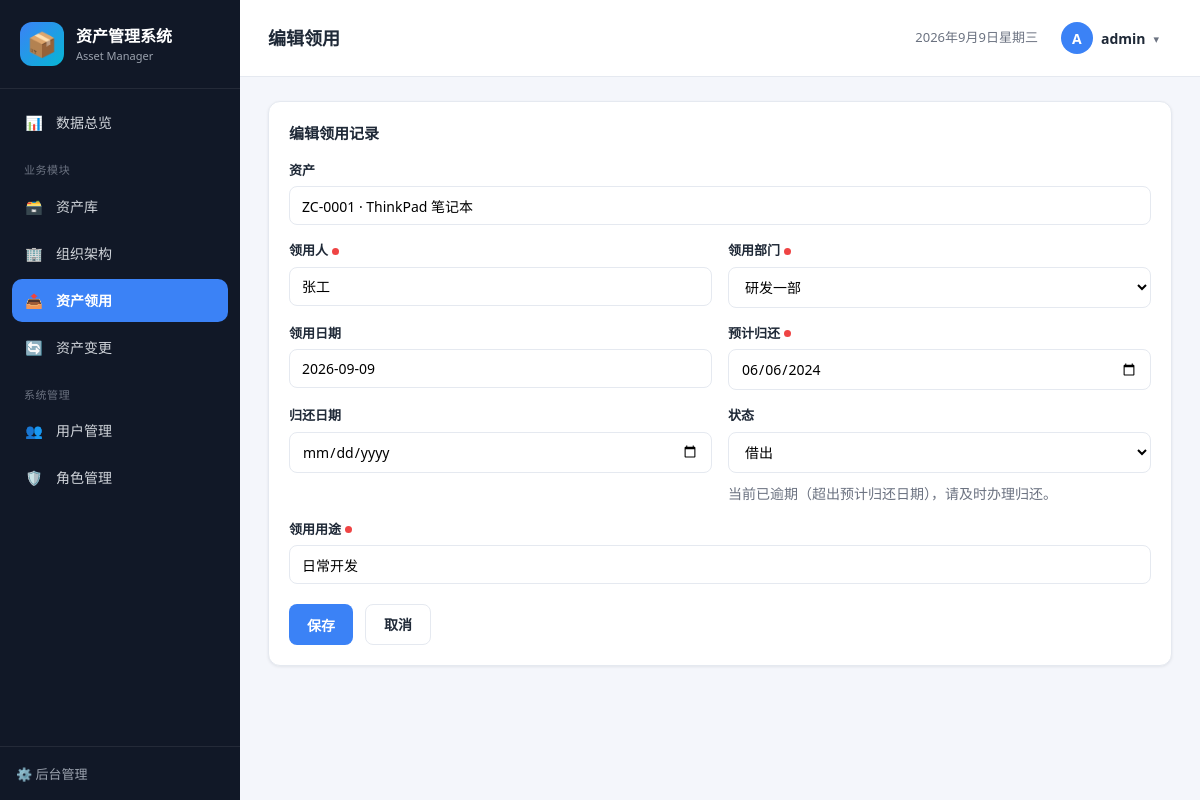
The page /requisition/1/edit/ (signed in) on the database its author committed.
### assets/models.py (models this page shows, shortened)
class Requisition(models.Model):
    STATUS_CHOICES = [
        ('借出', '借出'),
        ('已归还', '已归还'),
    ]
    asset = models.ForeignKey(
        Asset,
        verbose_name='资产',
        on_delete=models.CASCADE,
        related_name='requisitions',
    )
    user = models.CharField('领用人', max_length=50)
    department = models.ForeignKey(
        Department,
        verbose_name='领用部门',
        on_delete=models.SET_NULL,
        null=True,
        blank=True,
        related_name='requisitions',
    )
    purpose = models.CharField('领用用途', max_length=200, blank=True)
    borrow_date = models.DateField('领用日期', auto_now_add=True)
    due_date = models.DateField('预计归还', null=True, blank=True)
    return_date = models.DateField('归还日期', null=True, blank=True)
    status = models.CharField('状态', max_length=20, choices=STATUS_CHOICES, default='借出')
    class Meta:
        verbose_name = '资产领用'
        verbose_name_plural = '资产领用'
        ordering = ['-borrow_date']
    @property
    def is_overdue(self):
        from django.utils import timezone
        return bool(
            self.status == '借出'
            and self.due_date
            and self.due_date < timezone.localdate()
        )
    @property
    def display_status(self):
        return '逾期' if self.is_overdue else self.status

class Asset(models.Model):
    CATEGORY_CHOICES = [
        ('电脑', '电脑设备'),
        ('办公家具', '办公家具'),
        ('网络设备', '网络设备'),
        ('软件', '软件/系统'),
        ('办公电器', '办公电器'),
        ('其他', '其他'),
    ]
    STATUS_CHOICES = [
        ('在用', '在用'),
        ('库存', '库存'),
        ('借出', '借出'),
        ('维修', '维修'),
        ('报废', '报废'),
    ]
    asset_id = models.CharField('资产编号', max_length=30, unique=True)
    name = models.CharField('资产名称', max_length=120)
    category = models.CharField('资产类别', max_length=30, choices=CATEGORY_CHOICES, default='其他')
    specification = models.CharField('规格', max_length=200, blank=True)
    configuration = models.CharField('配置', max_length=500, blank=True)
    responsible = models.CharField('责任人', max_length=50, blank=True)
    serial = models.CharField('序列号', max_length=120, blank=True)
    department = models.ForeignKey(
        Department,
        verbose_name='所属部门',
        on_delete=models.SET_NULL,
        null=True,
        blank=True,
        related_name='assets',
    )
    user = models.CharField('实际使用人', max_length=50, blank=True)
    status = models.CharField('使用状态', max_length=20, choices=STATUS_CHOICES, default='库存')
    price = models.DecimalField('资产价值(元)', max_digits=12, decimal_places=2, default=0)
    purchase_date = models.DateField('购置日期', null=True, blank=True)
    location = models.CharField('存放位置', max_length=120, blank=True)
    created_at = models.DateTimeField('创建时间', auto_now_add=True)
    class Meta:
        verbose_name = '资产'
        verbose_name_plural = '资产'
        ordering = ['asset_id']

class Department(models.Model):
    name = models.CharField('部门名称', max_length=100, unique=True)
    manager = models.CharField('负责人', max_length=50, blank=True)
    description = models.CharField('部门描述', max_length=200, blank=True)
    parent = models.ForeignKey(
        'self',
        verbose_name='上级部门',
        on_delete=models.SET_NULL,
        null=True,
        blank=True,
        related_name='children',
    )
    created_at = models.DateTimeField('创建时间', auto_now_add=True)
    class Meta:
        verbose_name = '部门'
        verbose_name_plural = '部门'
        ordering = ['id']

### assets/views.py (the view, shortened to what this page needs)
# urls.py: path('requisition/<int:pk>/edit/', views.requisition_edit, name='requisition_edit'),
@perm_required('manage_requisition')
def requisition_edit(request, pk):
    record = get_object_or_404(Requisition, pk=pk)
    context = {
        'record': record,
        'departments': Department.objects.all(),
        'page_title': '编辑领用',
        'active': 'requisition',
    }
    return render(request, 'requisition_form.html', context)

### assets/context_processors.py (called while the page is built)
def messages_json(request):
    msgs = [
        {'level': m.level_tag, 'message': str(m)}
        for m in get_messages(request)
    ]
    return {'messages_json': json.dumps(msgs, ensure_ascii=False)}

### assets/permissions.py (called while the page is built)
def user_has_perm(user, perm):
    if not user or not user.is_authenticated:
        return False
    if user.is_superuser:
        return True
    profile = getattr(user, 'profile', None)
    role = profile.role if profile else None
    if not role:
        return False
    return bool(getattr(role, perm, False))

def perm_required(perm_code):
    def decorator(view_func):
        @wraps(view_func)
        @login_required
        def _wrapped(request, *args, **kwargs):
            if not user_has_perm(request.user, perm_code):
                messages.error(request, '当前账号无访问该页面的权限。')
                return redirect(reverse('dashboard'))
            return view_func(request, *args, **kwargs)
        return _wrapped
    return decorator

### assets/templatetags/app_filters.py (called while the page is built)
@register.filter
def split(value, sep=','):
    if value is None:
        return []
    return str(value).split(sep)

### templates/requisition_form.html (shortened to what this page needs)
{% extends 'base.html' %}
{% load app_filters %}
{% block content %}
<div class="card">
    <div class="card-title">编辑领用记录</div>
    <form method="post">
        <div class="form-grid">
            <div class="form-field full">
                <label>资产</label>
                <input type="text" value="{{ record.asset.asset_id }} · {{ record.asset.name }}" readonly>
            </div>
            <div class="form-field">
                <label class="req">领用人</label>
                <input type="text" name="user" required value="{{ record.user }}">
            </div>
            <div class="form-field">
                <label class="req">领用部门</label>
                <select name="department" required>
                    {% for d in departments %}
                        <option value="{{ d.id }}" {% if record.department_id == d.id %}selected{% endif %}>{{ d.name }}</option>
                    {% endfor %}
                </select>
            </div>
            <div class="form-field">
                <label>领用日期</label>
                <input type="text" value="{{ record.borrow_date|date:'Y-m-d' }}" readonly>
            </div>
            <div class="form-field">
                <label class="req">预计归还</label>
                <input type="date" name="due_date" required value="{{ record.due_date|date:'Y-m-d'|default:'' }}">
            </div>
            <div class="form-field">
                <label>归还日期</label>
                <input type="date" name="return_date" value="{{ record.return_date|date:'Y-m-d'|default:'' }}">
            </div>
            <div class="form-field">
                <label>状态</label>
                <select name="status">
                    {% for s in '借出,已归还'|split:',' %}
                        <option value="{{ s }}" {% if record.status == s %}selected{% endif %}>{{ s }}</option>
                    {% endfor %}
                </select>
                {% if record.display_status == '逾期' %}
                <div class="muted" style="margin-top:4px">当前已逾期（超出预计归还日期），请及时办理归还。</div>
                {% endif %}
            </div>
            <div class="form-field full">
                <label class="req">领用用途</label>
                <input type="text" name="purpose" required value="{{ record.purpose|default:'' }}">
            </div>
        </div>
        <div class="form-actions">
            <button type="submit" class="btn">保存</button>
            <a href="{% url 'requisition' %}" class="btn btn-outline">取消</a>
        </div>
    </form>
</div>
{% endblock %}

### templates/base.html (shortened to what this page needs)
{% load static %}
{% load app_filters %}
<!DOCTYPE html>
<html lang="zh-cn">
<head>
    <link rel="stylesheet" href="{% static 'css/style.css' %}">
</head>
<body>
<div class="layout">
    <aside class="sidebar">
        <div class="brand">
            <div class="brand-icon">📦</div>
            <div class="brand-text">
                <div class="brand-name">资产管理系统</div>
                <div class="brand-sub">Asset Manager</div>
            </div>
        </div>
        <nav class="nav">
            {% if user.is_authenticated %}
            <a class="nav-item {% if active == 'dashboard' %}active{% endif %}" href="{% url 'dashboard' %}">
                <span class="nav-icon">📊</span>数据总览
            </a>
            <div class="nav-group">业务模块</div>
            {% if user.is_superuser or user|has_perm:'view_assets' %}
            <a class="nav-item {% if active == 'library' %}active{% endif %}" href="{% url 'library' %}">
                <span class="nav-icon">🗃️</span>资产库
            </a>
            {% endif %}
            {% if user.is_superuser or user|has_perm:'view_org' %}
            <a class="nav-item {% if active == 'org' %}active{% endif %}" href="{% url 'org' %}">
                <span class="nav-icon">🏢</span>组织架构
            </a>
            {% endif %}
            {% if user.is_superuser or user|has_perm:'view_requisition' %}
            <a class="nav-item {% if active == 'requisition' %}active{% endif %}" href="{% url 'requisition' %}">
                <span class="nav-icon">📤</span>资产领用
            </a>
            {% endif %}
            {% if user.is_superuser or user|has_perm:'view_change' %}
            <a class="nav-item {% if active == 'change' %}active{% endif %}" href="{% url 'change' %}">
                <span class="nav-icon">🔄</span>资产变更
            </a>
            {% endif %}
            {% if user.is_superuser or user|has_perm:'manage_users' %}
            <div class="nav-group">系统管理</div>
            <a class="nav-item {% if active == 'users' %}active{% endif %}" href="{% url 'user_list' %}">
                <span class="nav-icon">👥</span>用户管理
            </a>
            <a class="nav-item {% if active == 'roles' %}active{% endif %}" href="{% url 'role_list' %}">
                <span class="nav-icon">🛡️</span>角色管理
            </a>
            {% endif %}
            {% endif %}
        </nav>
        <div class="sidebar-footer">
            <a href="/admin/" target="_blank">⚙️ 后台管理</a>
        </div>
    </aside>
    <main class="main">
        <header class="topbar">
            <div class="page-title">{{ page_title }}</div>
            <div class="topbar-right">
                <span class="date-badge" id="today"></span>
                <div class="user-menu">
                    <div class="user-dropdown">
                        <button type="button" class="user-trigger" id="user-trigger">
                            <span class="user-avatar">{{ user.username|slice:':1'|upper }}</span>
                            <span class="user-name">{{ user.username }}</span>
                            <span class="dd-caret">▾</span>
                        </button>
                    </div>
                </div>
            </div>
        </header>
        <div class="content">
            {% block content %}{% endblock %}
        </div>
    </main>
</div>
</body>
</html>

### static/css/style.css (style rules this page uses)
:root { --primary: #3b82f6; --primary-dark: #2563eb; --bg: #f4f6fb; --sidebar-bg: #111827; --sidebar-w: 240px; --card: #ffffff; --border: #e5e9f0; --text: #1f2937; --muted: #6b7280; --green: #10b981; --amber: #f59e0b; --red: #ef4444; --radius: 12px; --shadow: 0 1px 3px rgba(16, 24, 40, .08); }
* { box-sizing: border-box; margin: 0; padding: 0; }
body { font-family: "Microsoft YaHei", "Segoe UI", system-ui, sans-serif; background: var(--bg); color: var(--text); font-size: 14px; line-height: 1.5; }
.layout { display: flex; min-height: 100vh; }
.sidebar { width: var(--sidebar-w); flex: 0 0 var(--sidebar-w); background: var(--sidebar-bg); color: #fff; display: flex; flex-direction: column; position: sticky; top: 0; height: 100vh; z-index: 20; }
.brand { display: flex; align-items: center; gap: 12px; padding: 22px 20px; border-bottom: 1px solid rgba(255,255,255,.08); }
.brand-icon { width: 44px; height: 44px; font-size: 24px; display: flex; align-items: center; justify-content: center; background: linear-gradient(135deg, var(--primary), #06b6d4); border-radius: 12px; }
.brand-name { font-size: 16px; font-weight: 700; }
.brand-sub { font-size: 11px; color: #9ca3af; }
.nav { padding: 12px 12px; flex: 1; }
.nav-group { font-size: 11px; color: #6b7280; text-transform: uppercase; letter-spacing: .05em; padding: 14px 12px 6px; }
.nav-item { display: flex; align-items: center; gap: 12px; color: #d1d5db; text-decoration: none; padding: 11px 12px; border-radius: 10px; margin-bottom: 4px; transition: background .15s, color .15s; }
.nav-item.active { background: var(--primary); color: #fff; font-weight: 600; }
.nav-icon { width: 20px; text-align: center; }
.sidebar-footer { padding: 16px; border-top: 1px solid rgba(255,255,255,.08); }
.sidebar-footer a { color: #9ca3af; text-decoration: none; font-size: 13px; }
.main { flex: 1; min-width: 0; }
.topbar { background: #fff; border-bottom: 1px solid var(--border); padding: 16px 28px; display: flex; align-items: center; justify-content: space-between; position: sticky; top: 0; z-index: 10; }
.page-title { font-size: 18px; font-weight: 700; }
.topbar-right { display: flex; align-items: center; gap: 12px; }
.date-badge { color: var(--muted); font-size: 13px; }
.content { padding: 24px 28px; }
.muted { color: var(--muted); }
.card { background: var(--card); border: 1px solid var(--border); border-radius: var(--radius); padding: 20px; box-shadow: var(--shadow); margin-bottom: 22px; }
.card-title { font-size: 15px; font-weight: 700; margin-bottom: 16px; }
.btn { display: inline-flex; align-items: center; gap: 6px; background: var(--primary); color: #fff; border: none; padding: 9px 18px; border-radius: 8px; font-size: 14px; font-weight: 600; cursor: pointer; text-decoration: none; transition: background .15s; }
.btn-outline { background: #fff; color: var(--text); border: 1px solid var(--border); }
input[type=text], input[type=date], select, input[type=number], textarea { padding: 9px 12px; border: 1px solid var(--border); border-radius: 8px; font-size: 14px; font-family: inherit; background: #fff; min-width: 140px; }
.form-grid { display: grid; grid-template-columns: repeat(2, 1fr); gap: 16px; }
.form-field { display: flex; flex-direction: column; gap: 6px; }
.form-field label { font-size: 13px; font-weight: 600; }
label.req::after { content: ''; display: inline-block; width: 7px; height: 7px; border-radius: 50%; background: var(--red); margin-left: 4px; vertical-align: middle; }
.form-field.full { grid-column: 1 / -1; }
.form-actions { margin-top: 20px; display: flex; gap: 12px; }
.topbar-right { display: flex; align-items: center; gap: 16px; }
.user-menu { display: flex; align-items: center; gap: 8px; }
.user-avatar { width: 32px; height: 32px; border-radius: 50%; background: var(--primary); color: #fff; display: flex; align-items: center; justify-content: center; font-weight: 700; font-size: 14px; flex-shrink: 0; }
.user-name { font-weight: 600; font-size: 14px; }
.user-dropdown { position: relative; }
.user-trigger { display: flex; align-items: center; gap: 8px; padding: 5px 12px 5px 6px; background: transparent; border: 1px solid transparent; border-radius: 24px; cursor: pointer; font-family: inherit; color: var(--text); }
.dd-caret { font-size: 11px; color: var(--muted); }

### rows shown on the page
Requisition: asset.asset_id "ZC-0001 · ThinkPad 笔记本", user "张工", department "研发一部", borrow_date "2026-09-09", due_date "06/06/2024", status "借出", purpose "日常开发"

### other values the page prints
{{ page_title }} "编辑领用"
{{ user.username|slice:':1'|upper }} "A"
{{ user.username }} "admin"
